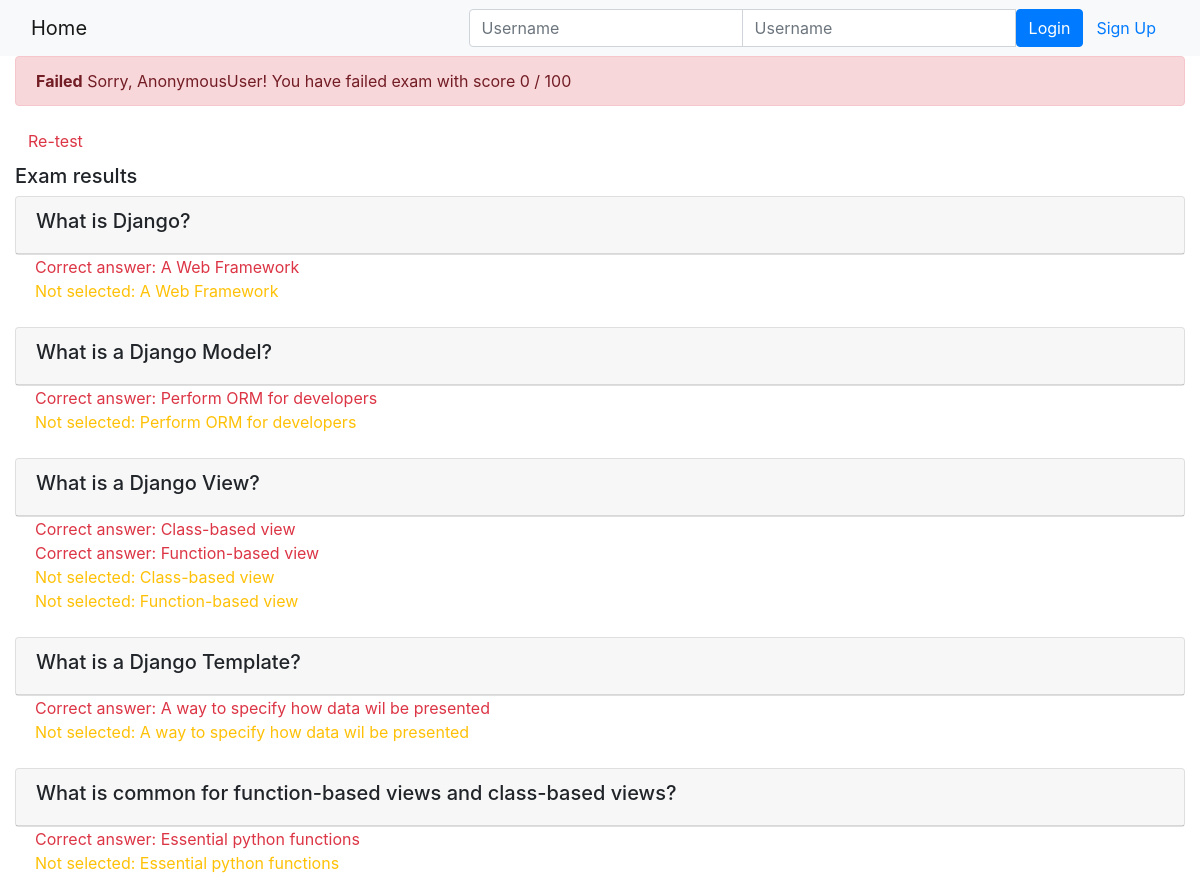
/onlinecourse/course/2/submission/2/result/, run on the app's committed database.
### onlinecourse/models.py (models this page shows, shortened)
class Question(models.Model):
    course = models.ForeignKey(Course, on_delete=models.CASCADE)
    question_text = models.CharField(max_length=255)
    grade = models.IntegerField()

class Choice(models.Model):
    question = models.ForeignKey(Question,on_delete=models.CASCADE)
    choice_text = models.CharField(max_length=255)
    is_correct = models.BooleanField(default=False)

### onlinecourse/views.py (the view)
# urls.py: path('course/<int:course_id>/submission/<int:submission_id>/result/', views.show_exam_result, name='show_exam_result')
def show_exam_result(request, course_id, submission_id):
    course = get_object_or_404(Course, pk=course_id)
    submission = get_object_or_404(Submission, pk=submission_id)
    questions = course.question_set.all()
    right_choice_answers = []
    for question in questions:
        for choice in question.choice_set.all():
            if choice.is_correct:
                right_choice_answers.append(choice.id)
    grade_score = 0
    grade = get_grades(course_id) * 10
    selected_choice_ids = []
    for choice in submission.choices.all():
        selected_choice_ids.append(choice.id)
        if(choice.is_correct):
            grade_score += 1
    percentage_score = ((grade_score * 10) / grade) * 100
    grade_score = int(percentage_score)
    context = {
        'course': course,
        'selected_ids': selected_choice_ids,
        'grade': grade,
        'score': grade_score,
        'right_answers': right_choice_answers
    }
    return render(request,'onlinecourse/exam_result_bootstrap.html', context)

### onlinecourse/views.py (called while the page is built)
def get_grades(course_id):
    course = Course.objects.get(pk=course_id)
    questions = course.question_set.all()
    total_grades = 0
    for question in questions:
        total_grades += question.grade
    return total_grades

### onlinecourse/templates/onlinecourse/exam_result_bootstrap.html (shortened to what this page needs)
<!DOCTYPE html>
<html lang="en">
<head>
    {% load static %}
    <link rel="stylesheet" href="https://maxcdn.bootstrapcdn.com/bootstrap/4.5.2/css/bootstrap.min.css">
</head>
<body>
    <nav class="navbar navbar-light bg-light">
        <div class="container-fluid">
            <div class="navbar-header">
                <a class="navbar-brand" href="{% url 'onlinecourse:index' %}">Home</a>
            </div>
            <ul class="nav navbar-nav navbar-right">
                {% if user.is_authenticated %}
                <li>
                    <a class="btn btn-link" href="#">{{ user.first_name }}({{ user.username }})</a>
                    <a class="btn btn-link" href="{% url 'onlinecourse:logout' %}">Logout</a>
                </li>
                {% else %}
                <li>
                    <form class="form-inline" action="{% url 'onlinecourse:login' %}" method="post">
                        <div class="input-group">
                            <input type="text" class="form-control" placeholder="Username" name="username">
                            <input type="password" class="form-control" placeholder="Username" name="psw">
                            <button class="btn btn-primary" type="submit">Login</button>
                            <a class="btn btn-link" href="{% url 'onlinecourse:registration' %}">Sign Up</a>
                        </div>
                    </form>
                </li>
                {% endif %}
            </ul>
        </div>
    </nav>
    <div class="container-fluid">
        {% if score > 80 %}
        <div class="alert alert-success">
            <strong> Congradulations, {{ user }}!</strong> You have passed the exam and completed the course with score
            {{ score }} / 100
        </div>
        {% else %}
        <div class="alert alert-danger">
            <strong>Failed</strong> Sorry, {{ user }}! You have failed exam with score {{ score }} / 100
        </div>
        <a class="btn btn-link text-danger" href="{% url 'onlinecourse:course_details' course.id %}">Re-test</a>
        {% endif %}
        <div class="card-columns-vertical mt-1">
            <h5 class="">Exam results</h5>
            {% for question in course.question_set.all %}
            <div class="card mt-1 ">
                <div class="card-header">
                    <h5>{{ question.question_text }}</h5>
                </div>
            </div>
            <div class="card-body mt-0 pt-0">
                {% for choice in question.choice_set.all %}
                {% if choice.is_correct%}
                <span class="card-text text-danger">Correct answer: {{ choice.choice_text }}<span><br>
                        {% endif %}
                        {% endfor %}
                        {% for choice in question.choice_set.all %}
                        {% if choice.is_correct is not True %}
                        {% if choice.id in selected_ids %}
                        <span class="card-text text-dark">{{ choice.choice_text }}</span><br>
                        {% endif %}
                        {% else %}
                        {% if choice.id not in selected_ids %}
                        <span class="card-text text-warning">Not selected: {{ choice.choice_text }}</span><br>
                        {% endif %}
                        {% endif %}
                        {% endfor %}
            </div>
            {% endfor %}
        </div>
    </div>
</body>
</html>

### data on the page
Question: question_text "What is Django?"
Choice: choice_text "A Web Framework"
Question: question_text "What is a Django Model?"
Choice: choice_text "Perform ORM for developers"
Question: question_text "What is a Django View?"
Choice: choice_text "Class-based view"
Choice: choice_text "Function-based view"
Question: question_text "What is a Django Template?"
Choice: choice_text "A way to specify how data wil be presented"
Question: question_text "What is common for function-based views and class-based views?"
Choice: choice_text "Essential python functions"

### other printed values
{{ user }} "AnonymousUser"
{{ score }} "0"
